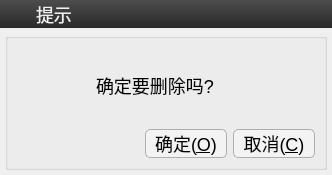
<?xml version="1.0" encoding="UTF-8"?>
<ui version="4.0">
 <class>frmMessageBox</class>
 <widget class="QDialog" name="frmMessageBox">
  <property name="geometry">
   <rect>
    <x>0</x>
    <y>0</y>
    <width>332</width>
    <height>175</height>
   </rect>
  </property>
  <property name="windowTitle">
   <string>提示</string>
  </property>
  <property name="styleSheet">
   <string notr="true">QWidget#widget_title{
    background: qlineargradient(spread:pad, x1:0, y1:0, x2:0, y2:1, stop:0 #4D4D4D, stop:1 #292929);
}

QLabel#lab_Ico,QLabel#lab_Title{
    border-radius:0px;
    color: #F0F0F0;
    background-color:rgba(0,0,0,0);
    border-style:none;
	font-family: &quot;楷体&quot;;
    font-size: 18px;
}

QPushButton#btnMenu_Close{
    border-radius:0px;
    color: #F0F0F0;
    background-color:rgba(0,0,0,0);
    border-style:none;
	min-width: 35px;
}

QPushButton#btnMenu_Close:hover{
    background-color: qlineargradient(spread:pad, x1:0, y1:1, x2:0, y2:0, stop:0 rgba(238, 0, 0, 128), stop:1 rgba(238, 44, 44, 255));
}

QPushButton#btnOk,QPushButton#btnCancel {
	background-color: #f3f3f3;
	color:#000000;
	min-width: 80px;
	min-height: 27px;
	border: 1px solid #aeaeae;
	border-radius: 5px;
}

QPushButton#btnOk:pressed, QPushButton#btnCancel:pressed {
	background-color: rgba(0, 0, 0, 25);
}
QPushButton#btnOk:hover, QPushButton#btnCancel:hover {
	background-color: rgba(0, 0, 0, 25);
}</string>
  </property>
  <layout class="QVBoxLayout" name="verticalLayout">
   <property name="spacing">
    <number>0</number>
   </property>
   <property name="leftMargin">
    <number>0</number>
   </property>
   <property name="topMargin">
    <number>0</number>
   </property>
   <property name="rightMargin">
    <number>0</number>
   </property>
   <property name="bottomMargin">
    <number>0</number>
   </property>
   <item>
    <widget class="QWidget" name="widget_title" native="true">
     <property name="sizePolicy">
      <sizepolicy hsizetype="Preferred" vsizetype="Fixed">
       <horstretch>0</horstretch>
       <verstretch>0</verstretch>
      </sizepolicy>
     </property>
     <property name="minimumSize">
      <size>
       <width>100</width>
       <height>28</height>
      </size>
     </property>
     <layout class="QHBoxLayout" name="horizontalLayout_2">
      <property name="spacing">
       <number>5</number>
      </property>
      <property name="leftMargin">
       <number>0</number>
      </property>
      <property name="topMargin">
       <number>0</number>
      </property>
      <property name="rightMargin">
       <number>0</number>
      </property>
      <property name="bottomMargin">
       <number>0</number>
      </property>
      <item>
       <widget class="QLabel" name="lab_Ico">
        <property name="sizePolicy">
         <sizepolicy hsizetype="Minimum" vsizetype="Preferred">
          <horstretch>0</horstretch>
          <verstretch>0</verstretch>
         </sizepolicy>
        </property>
        <property name="minimumSize">
         <size>
          <width>31</width>
          <height>0</height>
         </size>
        </property>
        <property name="text">
         <string/>
        </property>
        <property name="pixmap">
         <pixmap>:/images/warning.png</pixmap>
        </property>
        <property name="alignment">
         <set>Qt::AlignCenter</set>
        </property>
       </widget>
      </item>
      <item>
       <widget class="QLabel" name="lab_Title">
        <property name="sizePolicy">
         <sizepolicy hsizetype="Expanding" vsizetype="Preferred">
          <horstretch>0</horstretch>
          <verstretch>0</verstretch>
         </sizepolicy>
        </property>
        <property name="styleSheet">
         <string notr="true"/>
        </property>
        <property name="text">
         <string>提示</string>
        </property>
        <property name="alignment">
         <set>Qt::AlignLeading|Qt::AlignLeft|Qt::AlignVCenter</set>
        </property>
       </widget>
      </item>
      <item>
       <widget class="QWidget" name="widget_menu" native="true">
        <property name="sizePolicy">
         <sizepolicy hsizetype="Minimum" vsizetype="Preferred">
          <horstretch>0</horstretch>
          <verstretch>0</verstretch>
         </sizepolicy>
        </property>
        <layout class="QHBoxLayout" name="horizontalLayout">
         <property name="spacing">
          <number>0</number>
         </property>
         <property name="leftMargin">
          <number>0</number>
         </property>
         <property name="topMargin">
          <number>0</number>
         </property>
         <property name="rightMargin">
          <number>0</number>
         </property>
         <property name="bottomMargin">
          <number>0</number>
         </property>
         <item>
          <widget class="QPushButton" name="btnMenu_Close">
           <property name="sizePolicy">
            <sizepolicy hsizetype="Minimum" vsizetype="Expanding">
             <horstretch>0</horstretch>
             <verstretch>0</verstretch>
            </sizepolicy>
           </property>
           <property name="minimumSize">
            <size>
             <width>35</width>
             <height>0</height>
            </size>
           </property>
           <property name="cursor">
            <cursorShape>ArrowCursor</cursorShape>
           </property>
           <property name="focusPolicy">
            <enum>Qt::NoFocus</enum>
           </property>
           <property name="toolTip">
            <string>关闭</string>
           </property>
           <property name="text">
            <string/>
           </property>
           <property name="icon">
            <iconset resource="../style.qrc">
             <normaloff>:/images/common/close.png</normaloff>:/images/common/close.png</iconset>
           </property>
           <property name="flat">
            <bool>true</bool>
           </property>
          </widget>
         </item>
        </layout>
       </widget>
      </item>
     </layout>
    </widget>
   </item>
   <item>
    <widget class="QWidget" name="widget_main" native="true">
     <property name="styleSheet">
      <string notr="true">font: 11pt &quot;微软雅黑&quot;;</string>
     </property>
     <layout class="QVBoxLayout" name="verticalLayout_2">
      <property name="spacing">
       <number>5</number>
      </property>
      <property name="leftMargin">
       <number>5</number>
      </property>
      <property name="topMargin">
       <number>5</number>
      </property>
      <property name="rightMargin">
       <number>5</number>
      </property>
      <property name="bottomMargin">
       <number>5</number>
      </property>
      <item>
       <widget class="QGroupBox" name="groupBox">
        <property name="title">
         <string/>
        </property>
        <layout class="QVBoxLayout" name="verticalLayout_3" stretch="1,0">
         <item>
          <layout class="QHBoxLayout" name="horizontalLayout_4" stretch="1,3">
           <item>
            <widget class="QLabel" name="labIcoMain">
             <property name="styleSheet">
              <string notr="true">border-image: url(:/image/info.png);</string>
             </property>
             <property name="text">
              <string/>
             </property>
            </widget>
           </item>
           <item>
            <widget class="QLabel" name="labInfo">
             <property name="styleSheet">
              <string notr="true">font-family: &quot;楷体&quot;;
font-size: 18px;</string>
             </property>
             <property name="text">
              <string>确定要删除吗?</string>
             </property>
             <property name="scaledContents">
              <bool>false</bool>
             </property>
             <property name="wordWrap">
              <bool>true</bool>
             </property>
            </widget>
           </item>
          </layout>
         </item>
         <item>
          <layout class="QHBoxLayout" name="horizontalLayout_3">
           <item>
            <spacer name="horizontalSpacer">
             <property name="orientation">
              <enum>Qt::Horizontal</enum>
             </property>
             <property name="sizeHint" stdset="0">
              <size>
               <width>40</width>
               <height>20</height>
              </size>
             </property>
            </spacer>
           </item>
           <item>
            <widget class="QPushButton" name="btnOk">
             <property name="cursor">
              <cursorShape>PointingHandCursor</cursorShape>
             </property>
             <property name="focusPolicy">
              <enum>Qt::StrongFocus</enum>
             </property>
             <property name="styleSheet">
              <string notr="true">font-family: &quot;楷体&quot;;
font-size: 18px;</string>
             </property>
             <property name="text">
              <string>确定(&amp;O)</string>
             </property>
             <property name="icon">
              <iconset>
               <normaloff>:/image/update.png</normaloff>:/image/update.png</iconset>
             </property>
             <property name="iconSize">
              <size>
               <width>20</width>
               <height>20</height>
              </size>
             </property>
            </widget>
           </item>
           <item>
            <widget class="QPushButton" name="btnCancel">
             <property name="cursor">
              <cursorShape>PointingHandCursor</cursorShape>
             </property>
             <property name="focusPolicy">
              <enum>Qt::StrongFocus</enum>
             </property>
             <property name="styleSheet">
              <string notr="true">font-family: &quot;楷体&quot;;
font-size: 18px;</string>
             </property>
             <property name="text">
              <string>取消(&amp;C)</string>
             </property>
             <property name="icon">
              <iconset>
               <normaloff>:/image/close.png</normaloff>:/image/close.png</iconset>
             </property>
             <property name="iconSize">
              <size>
               <width>20</width>
               <height>20</height>
              </size>
             </property>
            </widget>
           </item>
          </layout>
         </item>
        </layout>
       </widget>
      </item>
     </layout>
    </widget>
   </item>
  </layout>
 </widget>
 <resources>
  <include location="../style.qrc"/>
 </resources>
 <connections/>
</ui>
